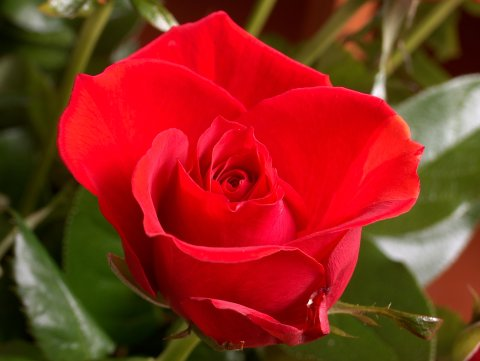
#> input picture opencv-python/img/sample1.jpg, 480 x 361 px
$ python prewitt.py
#> lines starting #> are read from the running program, lines starting #| are printed output that depends on the picture
'''Use prewitt to ditect edges'''

import cv2
import numpy as np

img=cv2.imread('img/sample1.jpg',cv2.IMREAD_GRAYSCALE)
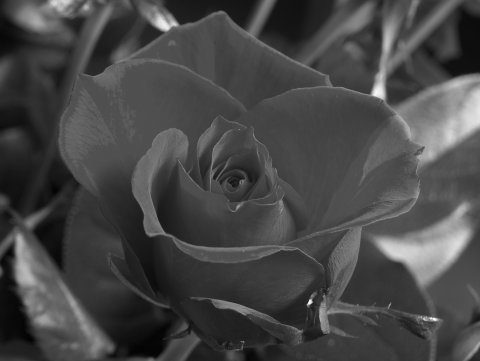
#> img: shape (361, 480); min 1, max 255, mean 70.8

cv2.imshow("Original image",img)

karnelx= np.array([[1,1,1],[0,0,0],[-1,-1,-1]])
karnely= np.array([[-1,0,1],[-1,0,1],[-1,0,1]])

prewittx= cv2.filter2D(img,-1,karnelx)
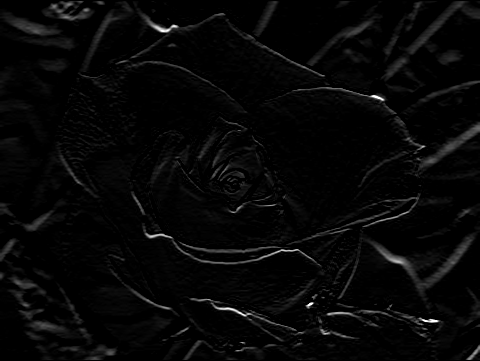
#> prewittx: shape (361, 480); min 0, max 255, mean 6.9
prewitty= cv2.filter2D(img,-1,karnely)
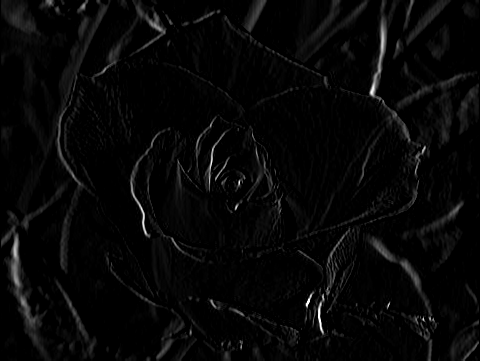
#> prewitty: shape (361, 480); min 0, max 255, mean 7.1

cv2.imshow("prewittx",prewittx)

cv2.imshow("prewitty",prewitty)

cv2.imshow("prewitt",prewittx+prewitty)
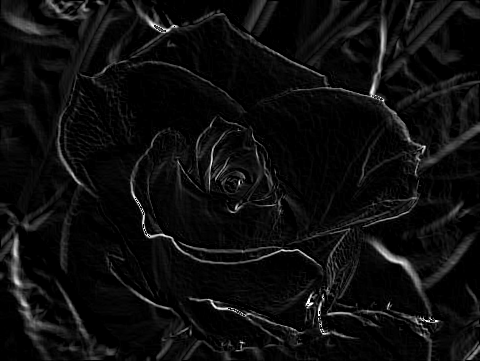
#> window 'prewitt': shape (361, 480); min 0, max 255, mean 13.7

cv2.waitKey(0)

cv2.destroyAllWindows()

$ run again, with opencv-python/img/paper.jpg copied over opencv-python/img/sample1.jpg
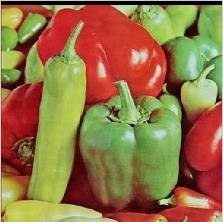
#> input picture opencv-python/img/paper.jpg, 223 x 222 px
#> `img=cv2.imread('img/sample1.jpg',cv2.IMREAD_GRAYSCALE)`:
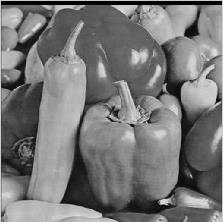
#> img: shape (222, 223); min 0, max 244, mean 118.8
#> `cv2.imshow("prewitt",prewittx+prewitty)`:
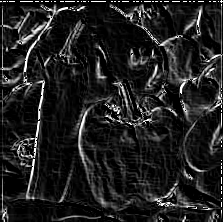
#> window 'prewitt': shape (222, 223); min 0, max 255, mean 32.7
